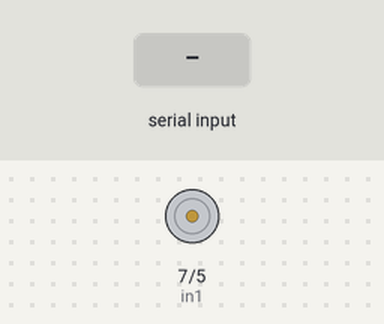
Bench run of a sketch on a simulated Arduino Uno, built with avr-gcc and run on an emulated ATmega328P. Shown: motor-driver pin pairs drawn as motors (green arrow = first pin HIGH = forward, orange = second pin HIGH = backward, longer = more drive). Inputs (shaded band) come from the test bench. What the sketch prints to the serial monitor is not drawn.

Above: at 1.2 s.
1.3 s: "1" received over Serial
At 2.2 s:
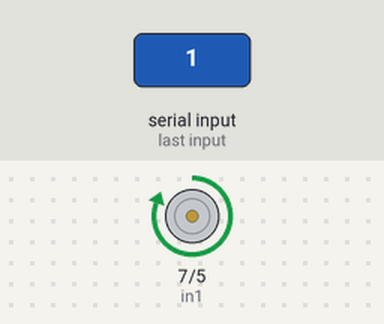
2.8 s: "2" received over Serial
At 3.3 s:
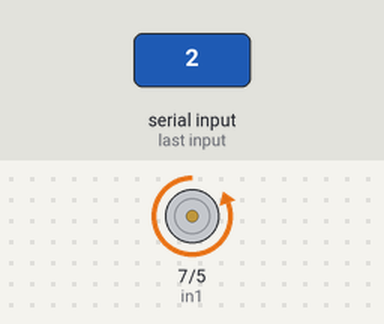
4.3 s: "0" received over Serial
At 5.7 s:
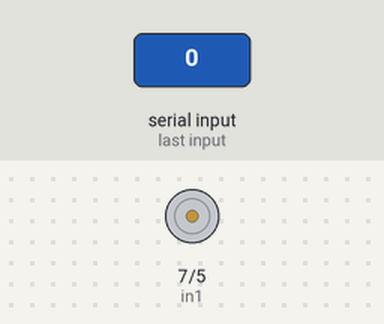
Timing chart, 0 to 7.3 s (numbered marks = the images above; inputs shaded):
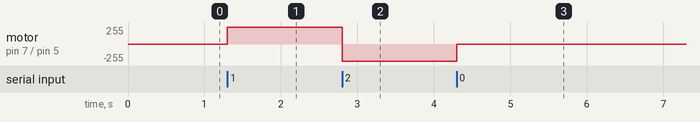

Measured:
- after the input at 1.3 s, motor on pin 7 (in1) / pin 5 (in2): stopped → forward 255/255 at once
- after the input at 2.8 s, motor on pin 7 (in1) / pin 5 (in2): forward 255/255 → backward 255/255 at once
- after the input at 4.3 s, motor on pin 7 (in1) / pin 5 (in2): backward 255/255 → stopped at once

The sketch:

sketch_sep18a.ino
```cpp
int in1=7;

int in2=5;

int as=0;


byte speed =255;


void setup(){


  Serial.begin(9600);

  pinMode(in1,OUTPUT);

  pinMode(in2,OUTPUT);


}


void loop(){


if(Serial.available())

{

  char data=Serial.read();


if(data == '1')

{

  Serial.write("a");

  digitalWrite(in1, HIGH);

  digitalWrite(in2, LOW);

}

else if(data == '2')

{

  Serial.write("b");

  digitalWrite(in1, LOW);

  digitalWrite(in2, HIGH);

}

else

{
  Serial.write("x");
    digitalWrite(in1, LOW);

    digitalWrite(in2, LOW);


}

}


}
```
